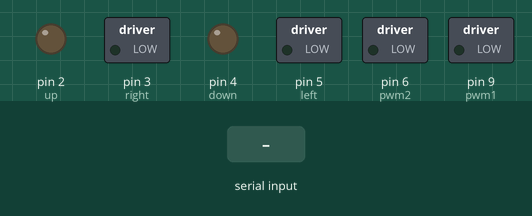
Recording of a sketch running on a simulated Arduino Uno, built with avr-gcc and run on an emulated ATmega328P. Shown: switched loads named in the sketch (green lamp = pin HIGH), output pins drawn as LEDs (lit = HIGH). Inputs (shaded band) come from the test bench.

Above: at 1.2 s.
1.3 s: "n" received over Serial
At 1.7 s:
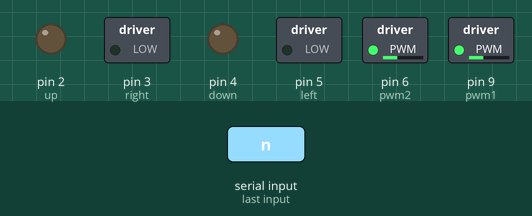
2.8 s: "r" received over Serial
At 4.0 s:
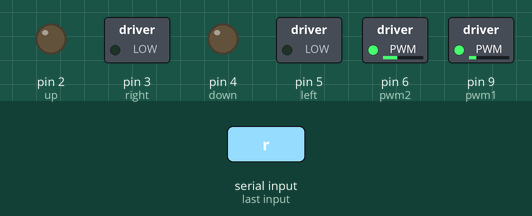
4.3 s: "l" received over Serial
At 5.2 s:
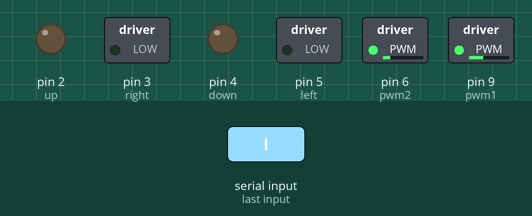
5.8 s: "0" received over Serial
At 6.3 s:
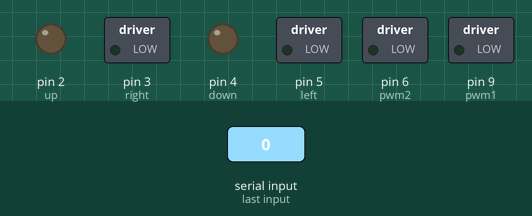
7.3 s: "e" received over Serial
At 8.6 s:
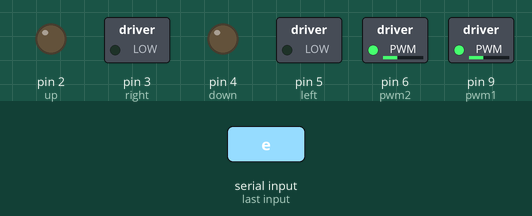
Timing chart, 0 to 9.8 s (numbered marks = the images above; inputs shaded):
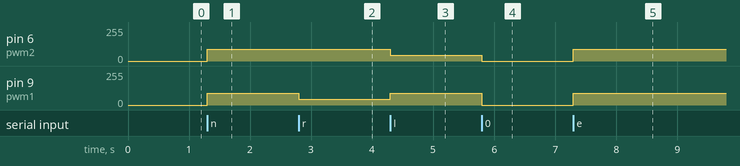

The sketch:

bt_RcCar.ino
```cpp
#include "Move.h"

int up=2, right=3, down=4, left=5;
int pwm1=9, pwm2=6, dir1=8, dir2=7;
char state='0';

 Move move(pwm1,pwm2,dir1,dir2);

void setup() {

  move.power(90);

  pinMode(up, OUTPUT);
  pinMode(down, OUTPUT);
  pinMode(left, OUTPUT);
  pinMode(right, OUTPUT);
  Serial.begin(38400);
}

void loop() {


  if(Serial.available()>0){
    state = Serial.read();
    digitalWrite(up, HIGH);
  }
  else{
    digitalWrite(up, LOW);
    //move.halt();
  }


  if(state == 'n'){
    move.forward();
  }
  else if(state == 'e'){
    move.right();
  }
  else if(state =='r')
  {
    analogWrite(pwm1, move.getPower()/2);
  analogWrite(pwm2, move.getPower());
  digitalWrite(dir1, LOW);
  digitalWrite(dir2, LOW);
  }
  else if(state =='l')
  {
    analogWrite(pwm1, move.getPower());
  analogWrite(pwm2, move.getPower()/2);
  digitalWrite(dir1, LOW);
  digitalWrite(dir2, LOW);
  }
  else if(state == 's'){
    move.backward();
  }
  else if(state == 'w'){
    move.left();
  }
  else if(state == '0'){
    move.halt();
  }

  }
```

Move.cpp
```cpp
#include "Arduino.h"
#include "Move.h"

Move::Move(int pwm1, int pwm2, int dir1, int dir2)
{
	powerValue = 255;
	this->pwm1 = pwm1; // Power to right motor
	this->pwm2 = pwm2; // Power to left motor
	this->dir1 = dir1; // Direction of right motor (low is forward)
	this->dir2 = dir2; // Direction of left motor (low is forward)
}

void Move::power(int setPower)
{
	powerValue = setPower;
}

int Move::getPower(){
	return powerValue;
}

void Move::set(int right, int left, bool dirR, bool dirL)
{
	analogWrite(pwm1, right);
	analogWrite(pwm2, left);
	digitalWrite(dir1, dirR);
	digitalWrite(dir2, dirL);
}

void Move::forward()
{
	analogWrite(pwm1, powerValue);
	analogWrite(pwm2, powerValue);
	digitalWrite(dir1, LOW);
	digitalWrite(dir2, LOW);
}

void Move::backward()
{
	analogWrite(pwm1, powerValue);
	analogWrite(pwm2, powerValue);
	digitalWrite(dir1, HIGH);
	digitalWrite(dir2, HIGH);
}

void Move::left()
{
	analogWrite(pwm1, powerValue);
	analogWrite(pwm2, powerValue);
    digitalWrite(dir1, LOW);
	digitalWrite(dir2, HIGH);
}

void Move::right()
{
	analogWrite(pwm1, powerValue);
	analogWrite(pwm2, powerValue);
	digitalWrite(dir1, HIGH);
	digitalWrite(dir2, LOW);
}

void Move::halt()
{
	analogWrite(pwm1, 0);
	analogWrite(pwm2, 0);
	digitalWrite(dir1, LOW);
	digitalWrite(dir2, LOW);
}

void Move::northeast()
{
  analogWrite(pwm1, powerValue/2);
  analogWrite(pwm2, powerValue);
  digitalWrite(dir1, LOW);
  digitalWrite(dir2, LOW);
}

void Move::northwest()
{
  analogWrite(pwm1, powerValue);
  analogWrite(pwm2, powerValue/2);
  digitalWrite(dir1, LOW);
  digitalWrite(dir2, LOW);
}

void Move::southeast()
{
  analogWrite(pwm1, powerValue / 2);
  analogWrite(pwm2, powerValue);
  digitalWrite(dir1, HIGH);
  digitalWrite(dir2, HIGH);
}

void Move::southwest()
{
  analogWrite(pwm1, powerValue);
  analogWrite(pwm2, powerValue / 2);
  digitalWrite(dir1, HIGH);
  digitalWrite(dir2, HIGH);
}

/* MOVED TO AVC_BOT CODE
void Move::turn(int degree){
	int orginalPower = getPower();
	int timeDelay = 200; // how much it takes to turn 15 degrees
	power(150);

	if (degree < 0){
		left();
		degree *= -1;
	}
	else{
		right();
	}

	delay((degree/15) * timeDelay); // degrees are given as multiples of 15

	power(orginalPower); // sets power to before it started to turn.
}
*/
```

Move.h
```cpp
#ifndef Move_h
#define Move_h

#include <Arduino.h>

class Move
{
	public:
		Move(int, int, int, int);
		void power(int setPower);
		void set(int right, int left, bool dirR, bool dirL);
		void forward();
		void backward();
		void left();
		void right();
		void halt();
    void northeast();
    void northwest();
    void southeast();
    void southwest();
		void turn(int degree);
		int getPower();

	private:
		int powerValue;
		int pwm1;
		int pwm2;
		int dir1;
		int dir2;
};


#endif
```

Measured:
- after the input at 1.3 s, pin 6 (pwm2), pin 9 (pwm1): 0/255 → 90/255 at once
- after the input at 2.8 s, pin 9 (pwm1): 90/255 → 45/255 at once
- after the input at 4.3 s, pin 6 (pwm2): 90/255 → 45/255 at once; pin 9 (pwm1): 45/255 → 90/255 at once
- after the input at 5.8 s, pin 6 (pwm2): 45/255 → 0/255 at once; pin 9 (pwm1): 90/255 → 0/255 at once
- after the input at 7.3 s, pin 6 (pwm2), pin 9 (pwm1): 0/255 → 90/255 at once
